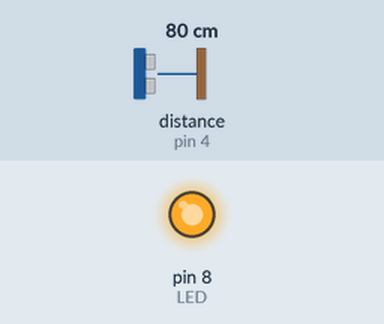
This sketch was run on a simulated Arduino Uno, built with avr-gcc and run on an emulated ATmega328P. On the bench: output pins drawn as LEDs (lit = HIGH). Wiring (inferred from the names in the program): ultrasonic range finder: trigger pin 6; echo pin 4. The test bench sets the inputs (shaded band); at power-on: distance to the obstacle (sensor on pin 4) 80 cm. The echo pulse lasts 58.3 µs per cm; no radio packets arrive unless stated; pins used as bus, display or sensor lines are not drawn; what the sketch prints to the serial monitor is not drawn.

Above: at 0.1 s.
Timing chart, 0 to 1.6 s (numbered marks = the images above):
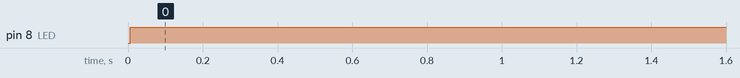

Measured:
- by itself, pin 8 (LED): LOW → HIGH at 0.01 s

The sketch:

EntrySensor.ino
```cpp
#include <RadioHead.h>
#include <RH_ASK.h>
#include <SPI.h>

const int trig = 6;
const int echo = 4;
const int LED = 8;
const int transmit = 12;
RH_ASK rf_driver;

long duration;
int distance;

void setup() {
  rf_driver.init();

  pinMode(trig, OUTPUT);
  pinMode(echo, INPUT);
  pinMode(LED, OUTPUT);
  Serial.begin(9600);
}

void loop() {
  digitalWrite(trig, LOW);
  delayMicroseconds(2);

  digitalWrite(trig, HIGH);
  delayMicroseconds(10);
  digitalWrite(trig, LOW);

  duration = pulseIn(echo, HIGH);
  distance = duration*0.034 / 2;
  char msg = "1";

  if (distance > 5) {
    digitalWrite(LED, HIGH);
    const char *msg = "on_t";

    rf_driver.send((uint8_t *)msg, strlen(msg));
    rf_driver.waitPacketSent();
  }

  Serial.print(distance);
  Serial.println('\n');
}
```
